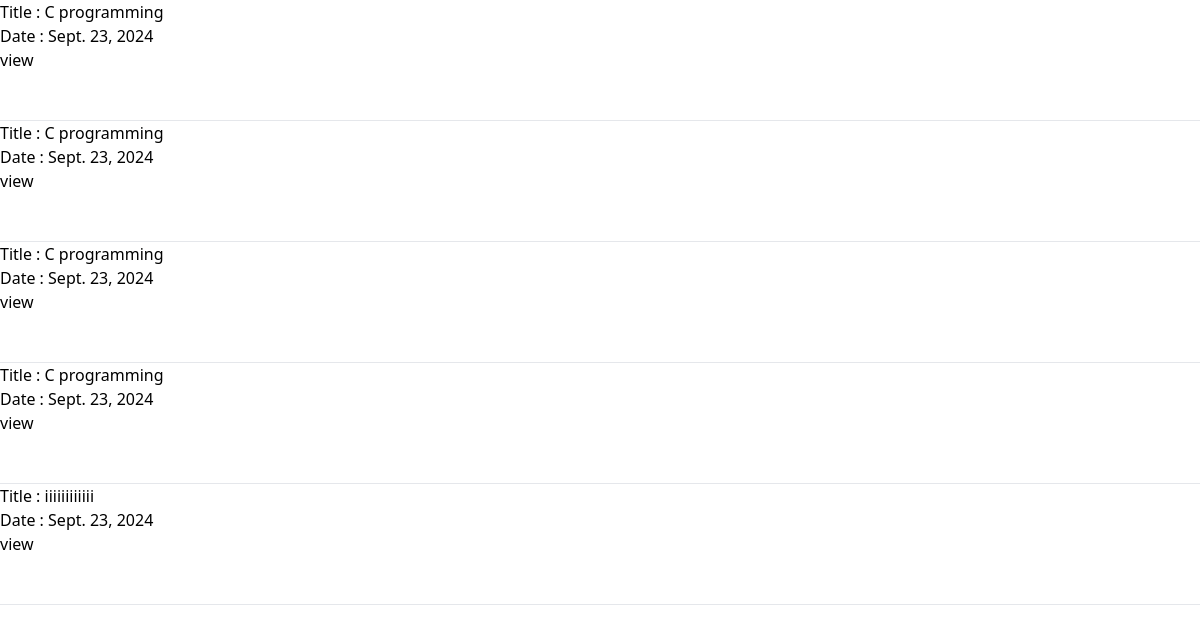
The page /user/notification/ on the database its author committed.
### officer/models.py (models this page shows, shortened)
class Notification(models.Model):
    vayal_user = models.ForeignKey(Vayal_User,null=True, on_delete=models.CASCADE)
    title = models.CharField(max_length=150)
    description = models.TextField()
    date = models.DateField()
    published = models.BooleanField(default=False)

### vayal_user/views/notification.py (the view)
# urls.py: path('notification/',notification.index, name='notification'),
def index(request):
    notifications = Notification.objects.filter(published=True)
    return render(request,'vayal_user/notification/index.html',{'notifications':notifications})

### vayal_user/templates/vayal_user/notification/index.html (shortened to what this page needs)
{% extends 'base.html' %}
{% block content %}
<ol>
{% for notification in notifications %}
<li>
    Title : {{notification.title}} <br>
    Date : {{notification.date}} <br>
    <a href="{% url 'vayal_user:details_notification' notification.id %}"> view</a>
</li>
<br><br><hr>
{% endfor %}
</ol>
{% endblock content %}

### rows shown on the page
Notification: title "C programming", date "Sept. 23, 2024"
Notification: title "C programming", date "Sept. 23, 2024"
Notification: title "C programming", date "Sept. 23, 2024"
Notification: title "C programming", date "Sept. 23, 2024"
Notification: title "iiiiiiiiiiii", date "Sept. 23, 2024"
